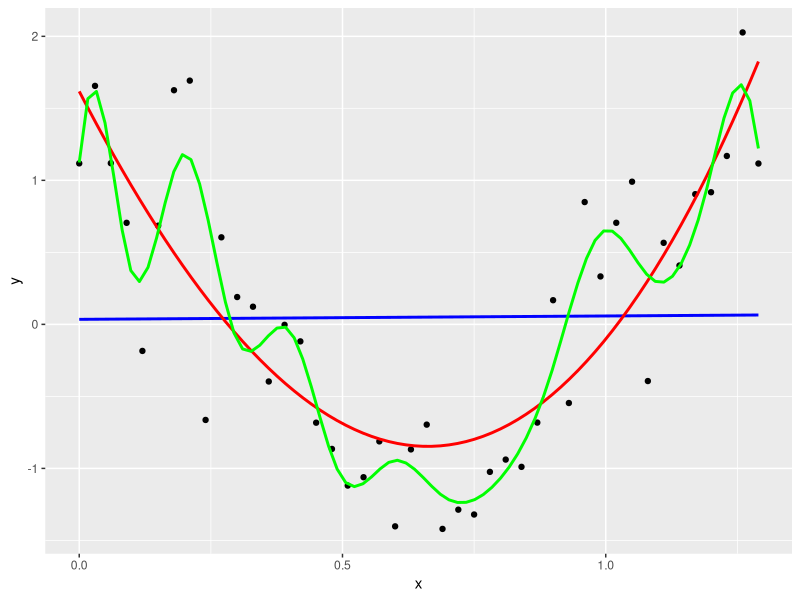

This figure's R source:
library(ggplot2)
library(splines)

x <- seq(0, 1.3, 0.03)
y <- cos(1.5 * pi * x) + 0.4*rnorm(length(x))
df <- data.frame(x,y)

model1 <- lm(y~x, df)

ggplot(df, aes(x=x,y=y)) +
  geom_point() + 
  stat_smooth(method = 'lm', se = FALSE, col='blue') +
  stat_smooth(method = 'lm', formula = y ~ bs(x, 3),se = FALSE, col='red') +
  stat_smooth(method = 'lm', formula = y ~ bs(x, 15),se = FALSE, col='green') 


